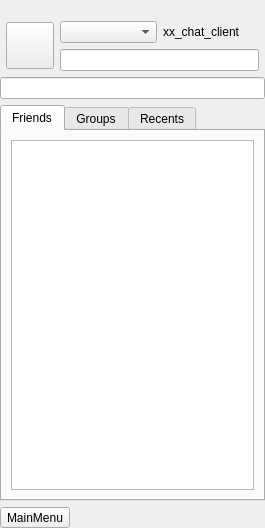
<?xml version="1.0" encoding="UTF-8"?>
<ui version="4.0">
 <class>MainWindow</class>
 <widget class="QWidget" name="MainWindow">
  <property name="geometry">
   <rect>
    <x>0</x>
    <y>0</y>
    <width>265</width>
    <height>528</height>
   </rect>
  </property>
  <property name="sizePolicy">
   <sizepolicy hsizetype="Minimum" vsizetype="Minimum">
    <horstretch>0</horstretch>
    <verstretch>0</verstretch>
   </sizepolicy>
  </property>
  <property name="minimumSize">
   <size>
    <width>265</width>
    <height>525</height>
   </size>
  </property>
  <property name="windowTitle">
   <string>xx_chat_client</string>
  </property>
  <property name="styleSheet">
   <string notr="true"/>
  </property>
  <layout class="QVBoxLayout" name="verticalLayout_2">
   <property name="leftMargin">
    <number>0</number>
   </property>
   <property name="rightMargin">
    <number>0</number>
   </property>
   <property name="bottomMargin">
    <number>0</number>
   </property>
   <item>
    <layout class="QVBoxLayout" name="vlo_main">
     <property name="spacing">
      <number>6</number>
     </property>
     <property name="topMargin">
      <number>10</number>
     </property>
     <item>
      <layout class="QVBoxLayout" name="top_v_layout">
       <property name="sizeConstraint">
        <enum>QLayout::SetMinimumSize</enum>
       </property>
       <property name="leftMargin">
        <number>0</number>
       </property>
       <property name="rightMargin">
        <number>0</number>
       </property>
       <item>
        <layout class="QGridLayout" name="gridLayout">
         <property name="leftMargin">
          <number>6</number>
         </property>
         <property name="rightMargin">
          <number>6</number>
         </property>
         <item row="0" column="0">
          <widget class="QToolButton" name="avatar">
           <property name="minimumSize">
            <size>
             <width>40</width>
             <height>40</height>
            </size>
           </property>
           <property name="styleSheet">
            <string notr="true"/>
           </property>
           <property name="text">
            <string/>
           </property>
           <property name="iconSize">
            <size>
             <width>40</width>
             <height>40</height>
            </size>
           </property>
          </widget>
         </item>
         <item row="0" column="1">
          <layout class="QVBoxLayout" name="verticalLayout">
           <item>
            <layout class="QHBoxLayout" name="horizontalLayout">
             <item>
              <widget class="QComboBox" name="cb_status">
               <property name="focusPolicy">
                <enum>Qt::NoFocus</enum>
               </property>
               <property name="styleSheet">
                <string notr="true"/>
               </property>
              </widget>
             </item>
             <item>
              <widget class="QLabel" name="lbl_name">
               <property name="styleSheet">
                <string notr="true"/>
               </property>
               <property name="text">
                <string>xx_chat_client</string>
               </property>
              </widget>
             </item>
            </layout>
           </item>
           <item>
            <widget class="QLineEdit" name="le_mood">
             <property name="styleSheet">
              <string notr="true"/>
             </property>
            </widget>
           </item>
          </layout>
         </item>
        </layout>
       </item>
       <item>
        <layout class="QHBoxLayout" name="horizontalLayout_4">
         <item>
          <widget class="QLineEdit" name="le_search">
           <property name="styleSheet">
            <string notr="true"/>
           </property>
          </widget>
         </item>
        </layout>
       </item>
      </layout>
     </item>
     <item>
      <widget class="QTabWidget" name="tab_main">
       <property name="styleSheet">
        <string notr="true"/>
       </property>
       <property name="tabPosition">
        <enum>QTabWidget::North</enum>
       </property>
       <property name="tabShape">
        <enum>QTabWidget::Rounded</enum>
       </property>
       <property name="currentIndex">
        <number>0</number>
       </property>
       <property name="elideMode">
        <enum>Qt::ElideLeft</enum>
       </property>
       <property name="usesScrollButtons">
        <bool>false</bool>
       </property>
       <property name="documentMode">
        <bool>false</bool>
       </property>
       <property name="movable">
        <bool>true</bool>
       </property>
       <widget class="QWidget" name="friends">
        <attribute name="title">
         <string>Friends</string>
        </attribute>
        <layout class="QVBoxLayout" name="verticalLayout_5">
         <item>
          <widget class="QTreeView" name="tv_friendlist">
           <attribute name="headerVisible">
            <bool>false</bool>
           </attribute>
          </widget>
         </item>
        </layout>
       </widget>
       <widget class="QWidget" name="groups">
        <attribute name="title">
         <string>Groups</string>
        </attribute>
        <layout class="QVBoxLayout" name="verticalLayout_3">
         <item>
          <widget class="QListView" name="lv_grouplist"/>
         </item>
        </layout>
       </widget>
       <widget class="QWidget" name="recents">
        <attribute name="title">
         <string>Recents</string>
        </attribute>
        <layout class="QVBoxLayout" name="verticalLayout_4">
         <item>
          <widget class="QListView" name="lv_recentlist"/>
         </item>
        </layout>
       </widget>
      </widget>
     </item>
    </layout>
   </item>
   <item>
    <layout class="QHBoxLayout" name="bottom_layout">
     <property name="spacing">
      <number>0</number>
     </property>
     <property name="sizeConstraint">
      <enum>QLayout::SetDefaultConstraint</enum>
     </property>
     <item>
      <widget class="QToolButton" name="mainmenu_btn">
       <property name="sizePolicy">
        <sizepolicy hsizetype="Fixed" vsizetype="Fixed">
         <horstretch>0</horstretch>
         <verstretch>0</verstretch>
        </sizepolicy>
       </property>
       <property name="styleSheet">
        <string notr="true"/>
       </property>
       <property name="text">
        <string>MainMenu</string>
       </property>
       <property name="popupMode">
        <enum>QToolButton::InstantPopup</enum>
       </property>
      </widget>
     </item>
     <item>
      <spacer name="horizontalSpacer_2">
       <property name="orientation">
        <enum>Qt::Horizontal</enum>
       </property>
       <property name="sizeType">
        <enum>QSizePolicy::Expanding</enum>
       </property>
       <property name="sizeHint" stdset="0">
        <size>
         <width>40</width>
         <height>20</height>
        </size>
       </property>
      </spacer>
     </item>
    </layout>
   </item>
  </layout>
 </widget>
 <resources/>
 <connections/>
</ui>
